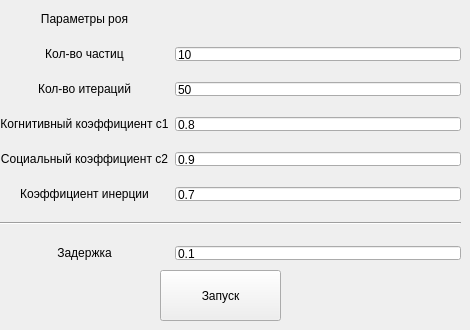
    <widget class="QWidget" name="tab_lab4">
     <attribute name="title">
      <string>lab4</string>
     </attribute>
     <widget class="QWidget" name="gridLayoutWidget_4">
      <property name="geometry">
       <rect>
        <x>0</x>
        <y>0</y>
        <width>461</width>
        <height>261</height>
       </rect>
      </property>
      <layout class="QGridLayout" name="gridLayout_4">
       <property name="sizeConstraint">
        <enum>QLayout::SetNoConstraint</enum>
       </property>
       <property name="leftMargin">
        <number>0</number>
       </property>
       <property name="topMargin">
        <number>12</number>
       </property>
       <property name="verticalSpacing">
        <number>21</number>
       </property>
       <item row="7" column="1">
        <widget class="QLineEdit" name="lab4_delay">
         <property name="text">
          <string>0.1</string>
         </property>
        </widget>
       </item>
       <item row="0" column="0">
        <widget class="QLabel" name="label_27">
         <property name="text">
          <string>Параметры роя</string>
         </property>
         <property name="alignment">
          <set>Qt::AlignCenter</set>
         </property>
        </widget>
       </item>
       <item row="3" column="0">
        <widget class="QLabel" name="label_25">
         <property name="text">
          <string>Когнитивный коэффициент c1</string>
         </property>
         <property name="alignment">
          <set>Qt::AlignCenter</set>
         </property>
        </widget>
       </item>
       <item row="5" column="1">
        <widget class="QLineEdit" name="inertia">
         <property name="text">
          <string>0.7</string>
         </property>
        </widget>
       </item>
       <item row="6" column="0" colspan="2">
        <widget class="Line" name="line_5">
         <property name="orientation">
          <enum>Qt::Horizontal</enum>
         </property>
        </widget>
       </item>
       <item row="2" column="1">
        <widget class="QLineEdit" name="iter_count2">
         <property name="text">
          <string>50</string>
         </property>
        </widget>
       </item>
       <item row="1" column="1">
        <widget class="QLineEdit" name="swarm_count">
         <property name="text">
          <string>10</string>
         </property>
        </widget>
       </item>
       <item row="7" column="0">
        <widget class="QLabel" name="label_24">
         <property name="text">
          <string>Задержка</string>
         </property>
         <property name="alignment">
          <set>Qt::AlignCenter</set>
         </property>
        </widget>
       </item>
       <item row="3" column="1">
        <widget class="QLineEdit" name="c1_coef">
         <property name="text">
          <string>0.8</string>
         </property>
        </widget>
       </item>
       <item row="5" column="0">
        <widget class="QLabel" name="label_28">
         <property name="text">
          <string>Коэффициент инерции</string>
         </property>
         <property name="alignment">
          <set>Qt::AlignCenter</set>
         </property>
        </widget>
       </item>
       <item row="2" column="0">
        <widget class="QLabel" name="label_13">
         <property name="text">
          <string>Кол-во итераций</string>
         </property>
         <property name="alignment">
          <set>Qt::AlignCenter</set>
         </property>
        </widget>
       </item>
       <item row="1" column="0">
        <widget class="QLabel" name="label_26">
         <property name="text">
          <string>Кол-во частиц</string>
         </property>
         <property name="alignment">
          <set>Qt::AlignCenter</set>
         </property>
        </widget>
       </item>
       <item row="4" column="1">
        <widget class="QLineEdit" name="c2_coef">
         <property name="text">
          <string>0.9</string>
         </property>
        </widget>
       </item>
       <item row="4" column="0">
        <widget class="QLabel" name="label_29">
         <property name="text">
          <string>Социальный коэффициент c2</string>
         </property>
         <property name="alignment">
          <set>Qt::AlignCenter</set>
         </property>
        </widget>
       </item>
      </layout>
     </widget>
     <widget class="QPushButton" name="startButton_4">
      <property name="enabled">
       <bool>true</bool>
      </property>
      <property name="geometry">
       <rect>
        <x>160</x>
        <y>270</y>
        <width>121</width>
        <height>51</height>
       </rect>
      </property>
      <property name="sizePolicy">
       <sizepolicy hsizetype="Fixed" vsizetype="Fixed">
        <horstretch>15</horstretch>
        <verstretch>21</verstretch>
       </sizepolicy>
      </property>
      <property name="minimumSize">
       <size>
        <width>16</width>
        <height>0</height>
       </size>
      </property>
      <property name="sizeIncrement">
       <size>
        <width>7</width>
        <height>0</height>
       </size>
      </property>
      <property name="text">
       <string>Запуск</string>
      </property>
     </widget>
    </widget>
